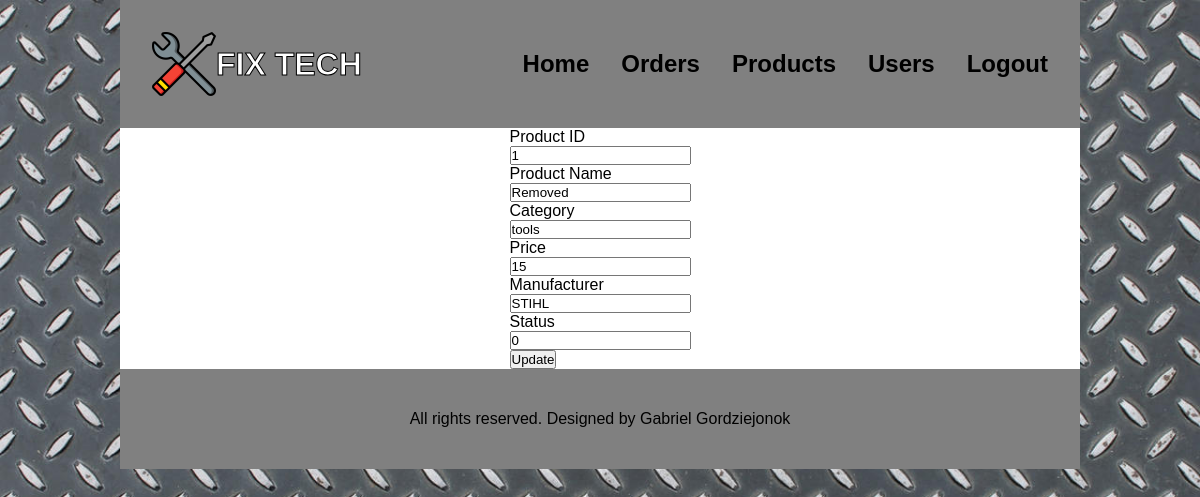
Screenshot of /update_product.php?updateid=1 (signed in) with the database file from the repository.
### tables this page shows
CREATE TABLE `product` (
  `product_id` int(10) NOT NULL,
  `product_name` varchar(50) NOT NULL,
  `category` varchar(50) NOT NULL,
  `price` int(10) NOT NULL,
  `manufacturer` varchar(50) DEFAULT NULL,
  `status` tinyint(1) DEFAULT NULL
);

### update_product.php (the view, shortened to what this page needs)
<?php include_once('header.php');?>
<body>
    <div class="page">
        <?php include('navbar.php');?>
        <div class="update">
            <?php
            if(isset($_GET['updateid'])){
                $id = $_GET['updateid'];
                $sql = "SELECT * FROM product WHERE product_id = $id";
                $result = mysqli_query($conn,$sql);
                $row = mysqli_fetch_assoc($result);
                $product_id = $row['product_id'];
                $product_name = $row['product_name'];
                $category = $row['category'];
                $price = $row['price'];
                $manufacturer = $row['manufacturer'];
                $status = $row['status'];
                echo "<form action='includes/update_product.inc.php' method='post'>
                <label for='product_id'>Product ID</label><br>
                <input type='text' id='product_id' name='product_id' value=$product_id readonly><br>
                <label for='product_name'>Product Name</label><br>
                <input type='text' id='product_name' name='product_name' value=$product_name><br>
                <label for='category'>Category</label><br>
                <input type='text' id='category' name='category' value=$category><br>
                <label for='price'>Price</label><br>
                <input type='text' id='price' name='price' value=$price><br>
                <label for='manufacturer'>Manufacturer</label><br>
                <input type='text' id='manufacturer' name='manufacturer' value=$manufacturer><br>
                <label for='status'>Status</label><br>
                <input type='text' id='status' name='status' value=$status><br>
                <input type='submit' name='submit' value='Update'>
            </form>";
            }
            ?>
        </div>
        <?php include('footer.php');?>
    </div>
</body>
</html>

### css/style.css (style rules this page uses)
* { margin: 0; padding: 0; box-sizing: border-box; font-family: 'Franklin Gothic Medium', 'Arial Narrow', Arial, sans-serif; }
body { display: flex; justify-content: center; background-image: url(../images/metal.jpg); background-size: cover; background-repeat: no-repeat; background-attachment: fixed; }
.page { width: 80%; }
.update { display: flex; background-color: white; flex-direction: column; align-items: center; justify-content: center; }

### rows the page displays
product: product_id "1", product_name "Removed", category "tools", price "15", manufacturer "STIHL", status "0"
